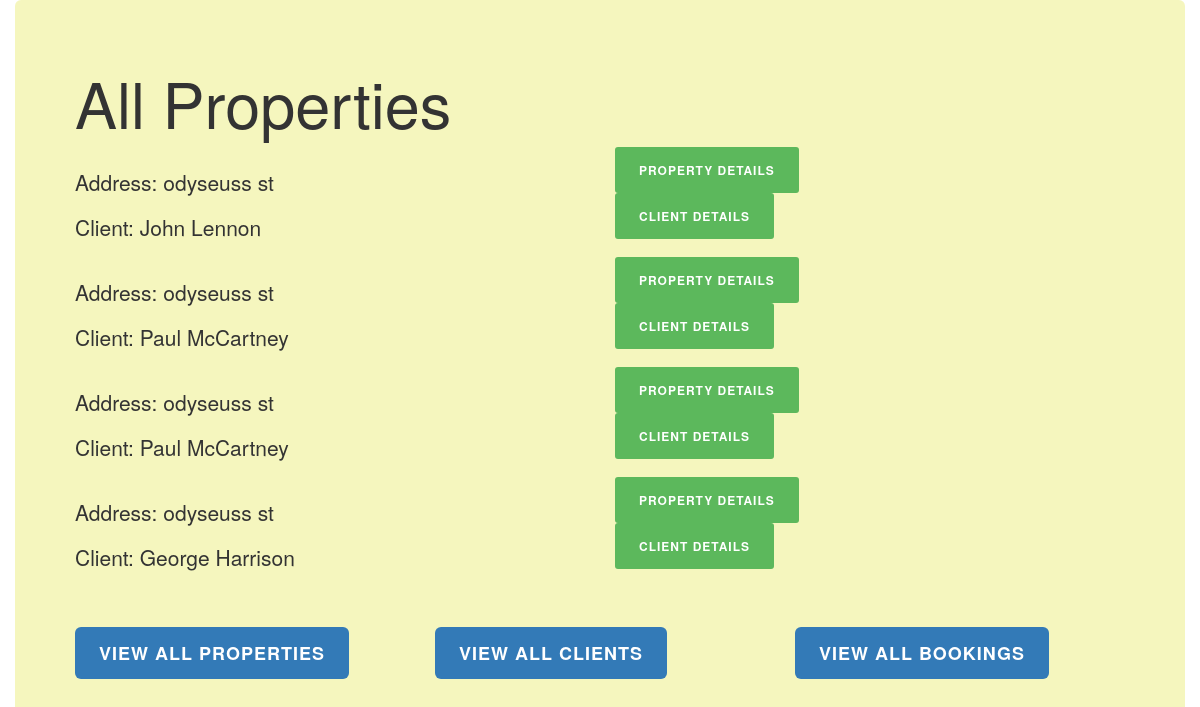
Page /ptb/properties/ on the earlier database version.
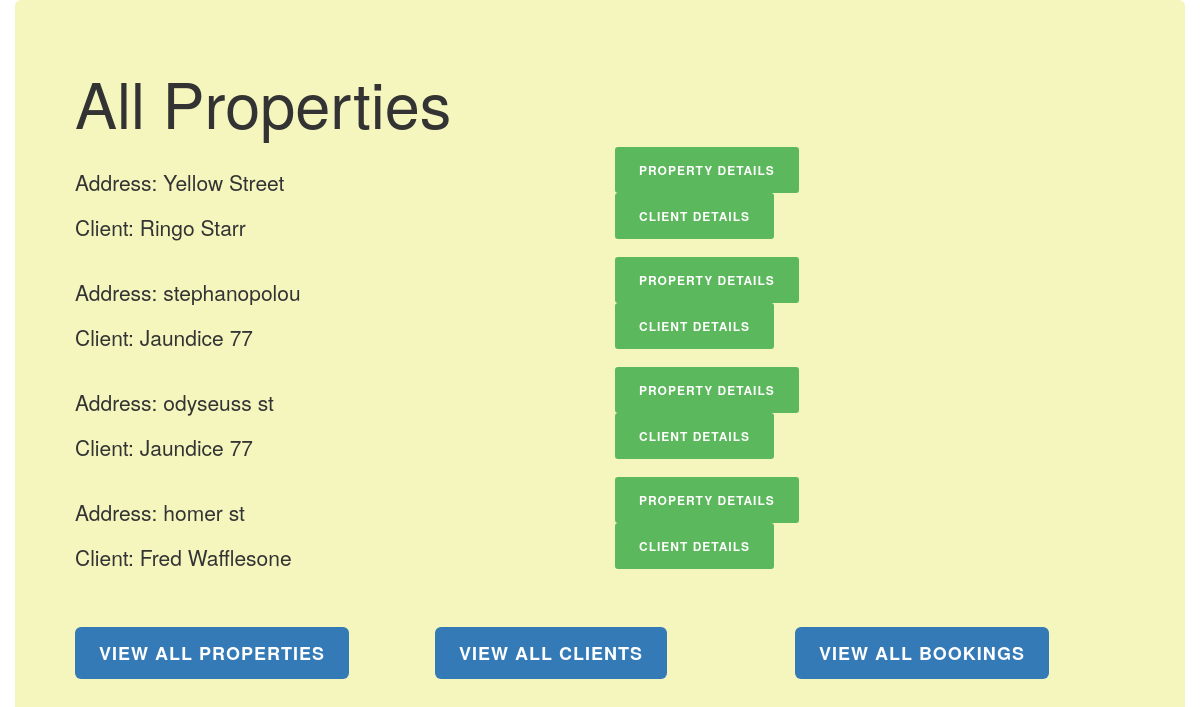
Same page on the later database version.
### ptb/models.py (models this page shows, shortened)
class Property(models.Model):
    owner = models.ForeignKey(Client, on_delete=models.CASCADE)
    address = models.CharField(max_length=200)
    pet_friendly = models.BooleanField(blank=False)
    bathrooms = models.PositiveIntegerField(blank=False)
    bedrooms = models.PositiveIntegerField(blank=False)

class Client(models.Model):
    first_name = models.CharField(max_length=30)
    last_name = models.CharField(max_length=30)
    email = models.EmailField()
    def __str__(self):
        return self.first_name

### ptb/views.py (the view)
def property_index(request):
    properties = Property.objects.all()
    return render(request, 'ptb/property_index.html', { 'properties': properties })

### ptb/templates/ptb/property_index.html (shortened to what this page needs)
{% extends "./base.html" %}
{% block content %}
<h1> All Properties </h1>
  {% if not properties %}
    <p> There are no properties listed yet </p>
  {% else %}
    {% for property in properties %}
    <div class="row">
      <div class="col-md-6">
        <p> Address: {{ property.address }} </p>
        <p> Client: {{ property.owner }} {{ property.owner.last_name}}</p>
      </div>
      <div class="col-md-6">
        <form action="{% url 'ptb:property_info' property.id %}" method="get"> {% csrf_token %}
          <button type="submit" class="btn btn-success btn-sm"/> Property Details </button>
        </form>
        <form action="{% url 'ptb:client_info' property.owner.id %}" method="get"> {% csrf_token %}
          <button type="submit" class="btn btn-success btn-sm"/> Client Details </button>
        </form>
      </div>
    </div>
    {% endfor %}
    {%endif %}
{% endblock %}

Differences in the rows shown:
changed Property: address "odyseuss st" → "Yellow Street"; owner "John" → "Ringo"; owner.last_name "Lennon" → "Starr"
changed Property: address "odyseuss st" → "stephanopolou"; owner "Paul" → "Jaundice"; owner.last_name "McCartney" → "77"
changed through a linked row, Property "odyseuss st": owner "Paul" → "Jaundice"; owner.last_name "McCartney" → "77"
changed Property: address "odyseuss st" → "homer st"; owner "George" → "Fred"; owner.last_name "Harrison" → "Wafflesone"
